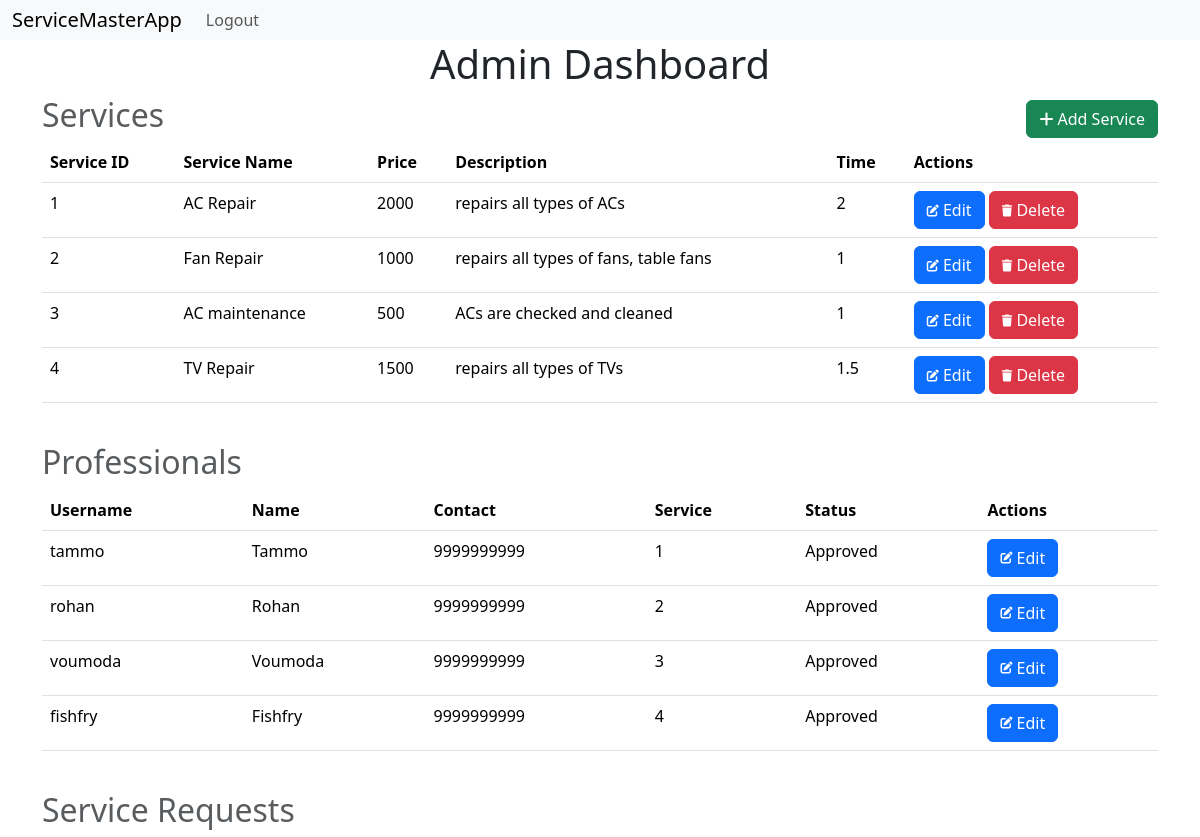
The page /admin (signed in) on the database its author committed.
### models.py (models this page shows, shortened)
class Service(db.Model):
    __tablename__='service'
    id=db.Column(db.Integer,primary_key=True)
    name=db.Column(db.String(32),nullable=False)
    price=db.Column(db.Integer, nullable=False)
    description=db.Column(db.String(512), nullable=False)
    time=db.Column(db.Integer,nullable=False)
    professionals=db.relationship('Professional', backref='service', lazy=True)

class Professional(db.Model):
    __tablename__='professional'
    id=db.Column(db.Integer, primary_key=True)
    username=db.Column(db.String(32), nullable=False, unique=True)
    passwordhash=db.Column(db.String(512), nullable=False)
    name=db.Column(db.String(64), nullable=False)
    contact=db.Column(db.Integer, nullable=False)
    service_id=db.Column(db.Integer, db.ForeignKey('service.id'), nullable=False)
    experience=db.Column(db.Integer, nullable=False)
    pincode=db.Column(db.String(8), nullable=False)
    utype=db.Column(db.String(16), nullable=False, default='Professional')
    status=db.Column(db.String(16), nullable=True, default='Pending')
    profile=db.Column(db.String(512), nullable=False)
    @property
    def password(self):
        raise AttributeError('password is not a readable attribute')

### routes.py (the view)
@app.route('/admin')
@admin_required
def admin():
    user=Customer.query.get(session['user_id'])
    if not user.is_admin:
        flash('Unauthorized Access')
        session.pop('user_id', None)
        return redirect(url_for('login'))
    return render_template('admin.html', user=user, service=Service.query.all(), professional=Professional.query.all())

### routes.py (called while the page is built)
def admin_required(func):
    @wraps(func)
    def inner(*args, **kwargs):
        if 'user_id' not in session:
            flash('Please Login')
            return redirect(url_for('login'))
        user=Customer.query.get(session['user_id'])
        if not user.is_admin:
            flash('Unauthorized Access')
            return redirect(url_for('cprofile'))
        return func(*args, **kwargs)
    return inner

### templates/admin.html (shortened to what this page needs)
{% extends 'layout.html' %}
{% block content %}
    <h1>Admin Dashboard</h1>
    <div class="heading">
        <h2 class="text-muted">Services</h2>
        <a class="btn btn-success" href="{{url_for('add_services')}}">
            <i class="fas fa-plus"></i>
            Add Service
        </a>
    </div>
    <table class="table">
        <thead>
            <th>Service ID</th>
            <th>Service Name</th>
            <th>Price</th>
            <th>Description</th>
            <th>Time</th>
            <th>Actions</th>
        </thead>
        <tbody>
            {% for s in service %}
                <tr>
                    <td>{{s.id}}</td>
                    <td>{{s.name}}</td>
                    <td>{{s.price}}</td>
                    <td>{{s.description}}</td>
                    <td>{{s.time}}</td>
                    <td>
                        <a class="btn btn-primary" href="{{url_for('edit_service', service_id=s.id)}}">
                            <i class="fas fa-edit fa-xs"></i>
                            Edit
                        </a>
                        <a class="btn btn-danger" href="{{url_for('delete_service', service_id=s.id)}}">
                            <i class="fas fa-trash fa-xs"></i>
                            Delete
                        </a>
                    </td>
                </tr>
            {% endfor %}
        </tbody>
    </table>
    <br>
    <div class="heading">
        <h2 class="text-muted">Professionals</h2>
    </div>
    <table class="table">
        <thead>
            <th>Username</th>
            <th>Name</th>
            <th>Contact</th>
            <th>Service</th>
            <th>Status</th>
            <th>Actions</th>
        </thead>
        <tbody>
            {% for p in professional %}
                <tr>
                    <td>{{p.username}}</td>
                    <td>{{p.name}}</td>
                    <td>{{p.contact}}</td>
                    <td>{{p.service_id}}</td>
                    <td>{{p.status}}</td>
                    <td><a class="btn btn-primary" href="{{url_for('update_professional', professional_id=p.id)}}">
                        <i class="fas fa-edit fa-xs"></i>
                        Edit
                    </a></td>
                </tr>
            {% endfor %}
        </tbody>
    </table>
    <br>
    <div class="heading">
        <h2 class="text-muted">Service Requests</h2>
    </div>
{% endblock %}

### templates/layout.html (shortened to what this page needs)
<!DOCTYPE html>
<html lang="en">
<head>
    <link href="https://cdn.jsdelivr.net/npm/bootstrap@5.3.3/dist/css/bootstrap.min.css" rel="stylesheet">
    <link rel="stylesheet" href="https://cdnjs.cloudflare.com/ajax/libs/font-awesome/6.6.0/css/all.min.css">
</head>
<body>
    {% include 'navbar.html' %}
    <div class="container">
        {% block content %}
        {% endblock %}
    </div>
</body>
</html>

### templates/navbar.html (shortened to what this page needs)
<nav class="navbar navbar-expand-lg bg-body-tertiary">
    <div class="container-fluid">
      <a class="navbar-brand" href="/">ServiceMasterApp</a>
      <div class="collapse navbar-collapse" id="navbarNav">
        <ul class="navbar-nav">
          {% if user and user.is_admin%}
          <li class="nav-item">
            <a class="nav-link" href="{{url_for('logout')}}">Logout</a>
          </li>
          {% endif %}
        </ul>
      </div>
    </div>
  </nav>

### templates/admin.html (style rules this page uses)
.heading { display: flex; justify-content: space-between; align-items: center; }
h1 { text-align: center; }

### templates/navbar.html (style rules this page uses)
.navbar { width: 100%; padding: 0px; }

### rows shown on the page
Service: id "1", name "AC Repair", price "2000", description "repairs all types of ACs", time "2"
Service: id "2", name "Fan Repair", price "1000", description "repairs all types of fans, table fans", time "1"
Service: id "3", name "AC maintenance", price "500", description "ACs are checked and cleaned", time "1"
Service: id "4", name "TV Repair", price "1500", description "repairs all types of TVs", time "1.5"
Professional: username "tammo", name "Tammo", contact "9999999999", service_id "1", status "Approved"
Professional: username "rohan", name "Rohan", contact "9999999999", service_id "2", status "Approved"
Professional: username "voumoda", name "Voumoda", contact "9999999999", service_id "3", status "Approved"
Professional: username "fishfry", name "Fishfry", contact "9999999999", service_id "4", status "Approved"
